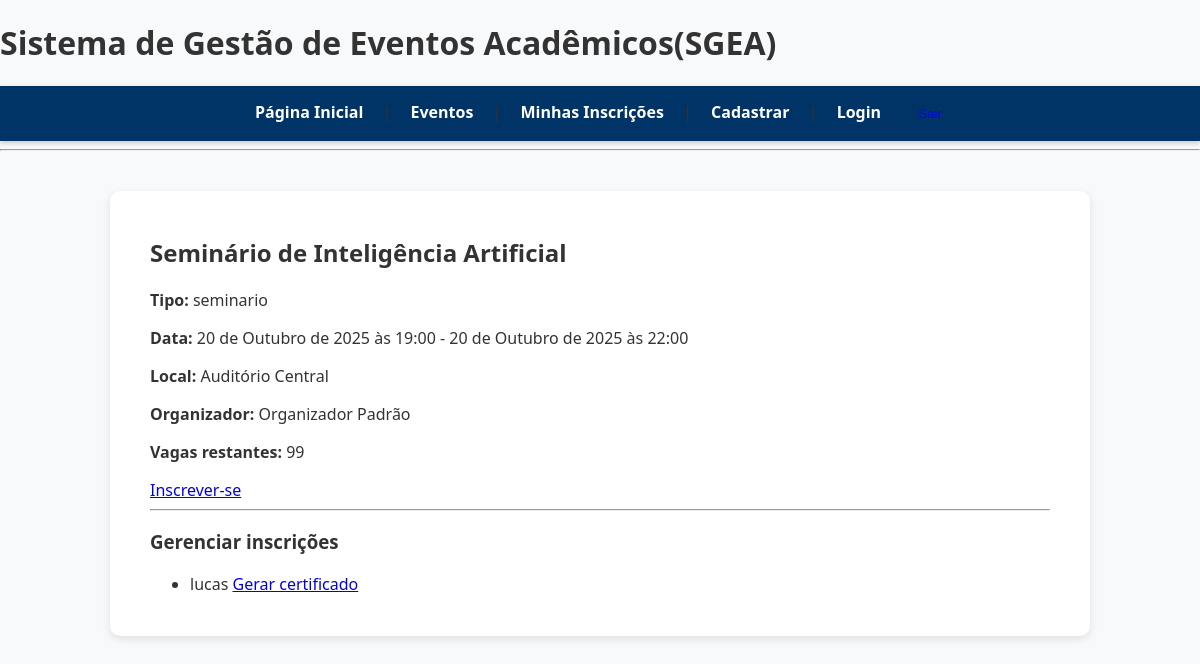
The app's page /eventos/3/ (signed in) with its own data.
### eventos/models.py (models this page shows, shortened)
class Evento(models.Model):
    TIPOS = [
        ('seminario', 'Seminário'),
        ('palestra', 'Palestra'),
        ('minicurso', 'Minicurso'),
        ('semana', 'Semana Acadêmica'),
    ]
    titulo = models.CharField(max_length=200)
    tipo = models.CharField(max_length=50, choices=TIPOS)
    data_inicio = models.DateTimeField()
    data_fim = models.DateTimeField()
    horario = models.CharField(max_length=100)
    local = models.CharField(max_length=200)
    vagas = models.PositiveIntegerField(default=0)
    organizador = models.ForeignKey(settings.AUTH_USER_MODEL, on_delete=models.CASCADE)

### usuarios/models.py (models this page shows)
class Usuario(AbstractUser):
    PERFIS = [
        ('aluno', 'Aluno'),
        ('professor', 'Professor'),
        ('organizador', 'Organizador'),
    ]
    telefone = models.CharField(max_length=20, blank=False)
    instituicao = models.CharField(max_length=150, blank=True)
    perfil = models.CharField(max_length=20, choices=PERFIS, default='aluno')
    def __str__(self):
        return self.get_full_name() or self.username

### inscricoes/models.py (models this page shows, shortened)
class Inscricao(models.Model):
    usuario = models.ForeignKey(settings.AUTH_USER_MODEL, on_delete=models.CASCADE)
    evento = models.ForeignKey(Evento, on_delete=models.CASCADE)
    data_inscricao = models.DateTimeField(auto_now_add=True)
    class Meta:
        unique_together = ('usuario', 'evento')

### eventos/views.py (the view)
# urls.py: path('<int:id>/', views.detalhe_evento, name='detalhe'),
def detalhe_evento(request, id):
    evento = get_object_or_404(Evento, id=id)
    inscritos = Inscricao.objects.filter(evento=evento).select_related('usuario')
    return render(request, 'eventos/detalhe.html', {'evento': evento, 'inscritos': inscritos})

### templates/eventos/detalhe.html
{% extends 'base.html' %}
{% block content %}
<h2>{{ evento.titulo }}</h2>
<p><strong>Tipo:</strong> {{ evento.tipo }}</p>
<p><strong>Data:</strong> {{ evento.data_inicio }} - {{ evento.data_fim }}</p>
<p><strong>Local:</strong> {{ evento.local }}</p>
<p><strong>Organizador:</strong> {{ evento.organizador }}</p>
<p><strong>Vagas restantes:</strong> {{ evento.vagas }}</p>
<a href="{% url 'inscricoes:inscrever' evento.id %}">Inscrever-se</a>
<hr>
{% if user == evento.organizador %}
  <h3>Gerenciar inscrições</h3>
  {% if inscritos %}
    <ul>
      {% for insc in inscritos %}
        <li>
          {{ insc.usuario.get_full_name|default:insc.usuario.username }}
          <a href="{% url 'certificados:emitir' evento.id insc.usuario.id %}">
            Gerar certificado
          </a>
        </li>
      {% endfor %}
    </ul>
  {% else %}
    <p>Nenhum inscrito ainda.</p>
  {% endif %}
{% endif %}
{% endblock %}

### static/css/style.css (style rules this page uses)
body { font-family: 'Segoe UI', Tahoma, Geneva, Verdana, sans-serif; background-color: #f8f9fa; margin: 0; padding: 0; color: #333; }

### records on screen
Evento: titulo "Seminário de Inteligência Artificial", tipo "seminario", data_inicio "20 de Outubro de 2025 às 19:00", data_fim "20 de Outubro de 2025 às 22:00", local "Auditório Central", organizador "Organizador Padrão", vagas "99"
Inscricao: usuario.get_full_name "lucas"
